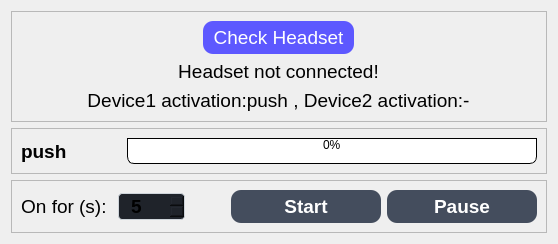
              <widget class="QWidget" name="SmartPage">
               <layout class="QVBoxLayout" name="verticalLayout_8">
                <item>
                 <widget class="QFrame" name="frame_24">
                  <property name="frameShape">
                   <enum>QFrame::StyledPanel</enum>
                  </property>
                  <property name="frameShadow">
                   <enum>QFrame::Raised</enum>
                  </property>
                  <layout class="QVBoxLayout" name="verticalLayout_20">
                   <item alignment="Qt::AlignHCenter">
                    <widget class="QPushButton" name="smartCheckBtn">
                     <property name="sizePolicy">
                      <sizepolicy hsizetype="Expanding" vsizetype="Maximum">
                       <horstretch>0</horstretch>
                       <verstretch>0</verstretch>
                      </sizepolicy>
                     </property>
                     <property name="font">
                      <font>
                       <pointsize>14</pointsize>
                      </font>
                     </property>
                     <property name="styleSheet">
                      <string notr="true">QPushButton{
	background-color:rgb(93, 88, 255);
	color:rgb(255, 255, 255);
	padding: 5px 10px; 
	border-top-left-radius: 10px;
	border-top-right-radius: 10px;
	border-bottom-left-radius: 10px;
	border-bottom-right-radius: 10px;
	border-left: 2px solidrgb(135, 153, 184);
	border-right: 2px solidrgb(135, 153, 184);
	border-top: 2px solidrgb(135, 153, 184);
	border-bottom: 2px solidrgb(135, 153, 184);
}
QPushButton:hover{
	background-color:rgb(43, 34, 173);
}
QPushButton:pressed{
	background-color:rgb(126, 255, 247);
}
</string>
                     </property>
                     <property name="text">
                      <string>Check Headset</string>
                     </property>
                     <property name="icon">
                      <iconset resource="../GRH-Home-BCI-git/resources.qrc">
                       <normaloff>:/icons/icons/headphones.svg</normaloff>:/icons/icons/headphones.svg</iconset>
                     </property>
                     <property name="iconSize">
                      <size>
                       <width>30</width>
                       <height>30</height>
                      </size>
                     </property>
                    </widget>
                   </item>
                   <item alignment="Qt::AlignHCenter">
                    <widget class="QLabel" name="smartHeadLabel">
                     <property name="font">
                      <font>
                       <pointsize>14</pointsize>
                      </font>
                     </property>
                     <property name="text">
                      <string>Headset not connected!</string>
                     </property>
                     <property name="alignment">
                      <set>Qt::AlignCenter</set>
                     </property>
                    </widget>
                   </item>
                   <item alignment="Qt::AlignHCenter">
                    <widget class="QLabel" name="smartStatLabel">
                     <property name="font">
                      <font>
                       <pointsize>14</pointsize>
                      </font>
                     </property>
                     <property name="text">
                      <string>Device1 activation:push , Device2 activation:-</string>
                     </property>
                     <property name="alignment">
                      <set>Qt::AlignCenter</set>
                     </property>
                    </widget>
                   </item>
                  </layout>
                 </widget>
                </item>
                <item>
                 <widget class="QFrame" name="frame_25">
                  <property name="frameShape">
                   <enum>QFrame::StyledPanel</enum>
                  </property>
                  <property name="frameShadow">
                   <enum>QFrame::Raised</enum>
                  </property>
                  <layout class="QHBoxLayout" name="horizontalLayout_11">
                   <item alignment="Qt::AlignLeft">
                    <widget class="QLabel" name="smartLabel">
                     <property name="sizePolicy">
                      <sizepolicy hsizetype="Fixed" vsizetype="Preferred">
                       <horstretch>0</horstretch>
                       <verstretch>0</verstretch>
                      </sizepolicy>
                     </property>
                     <property name="minimumSize">
                      <size>
                       <width>60</width>
                       <height>0</height>
                      </size>
                     </property>
                     <property name="font">
                      <font>
                       <pointsize>14</pointsize>
                       <weight>75</weight>
                       <bold>true</bold>
                      </font>
                     </property>
                     <property name="text">
                      <string>push</string>
                     </property>
                    </widget>
                   </item>
                   <item>
                    <spacer name="horizontalSpacer_11">
                     <property name="orientation">
                      <enum>Qt::Horizontal</enum>
                     </property>
                     <property name="sizeType">
                      <enum>QSizePolicy::Preferred</enum>
                     </property>
                     <property name="sizeHint" stdset="0">
                      <size>
                       <width>40</width>
                       <height>20</height>
                      </size>
                     </property>
                    </spacer>
                   </item>
                   <item>
                    <widget class="QProgressBar" name="smartProgressBar">
                     <property name="styleSheet">
                      <string notr="true">QProgressBar {
border: 1px solid black;
text-align: top;
padding: 1px;
border-bottom-right-radius: 7px;
border-bottom-left-radius: 7px;
background: QLinearGradient( x1: 0, y1: 0, x2: 1, y2: 0,
stop: 0 #fff,
stop: 0.4999 #eee,
stop: 0.5 #ddd,
stop: 1 #eee );
width: 15px;
}

QProgressBar::chunk {
background: QLinearGradient( x1: 0, y1: 0, x2: 1, y2: 0,
stop: 0 #78d,
stop: 0.4999 #46a,
stop: 0.5 #45a,
stop: 1 #238 );
border-bottom-right-radius: 7px;
border-bottom-left-radius: 7px;
border: 1px solid black;
}</string>
                     </property>
                     <property name="value">
                      <number>0</number>
                     </property>
                    </widget>
                   </item>
                  </layout>
                 </widget>
                </item>
                <item>
                 <widget class="QFrame" name="frame_26">
                  <property name="frameShape">
                   <enum>QFrame::StyledPanel</enum>
                  </property>
                  <property name="frameShadow">
                   <enum>QFrame::Raised</enum>
                  </property>
                  <layout class="QHBoxLayout" name="horizontalLayout_12">
                   <item>
                    <widget class="QLabel" name="label_6">
                     <property name="font">
                      <font>
                       <pointsize>14</pointsize>
                      </font>
                     </property>
                     <property name="text">
                      <string>On for (s): </string>
                     </property>
                     <property name="alignment">
                      <set>Qt::AlignCenter</set>
                     </property>
                    </widget>
                   </item>
                   <item>
                    <widget class="QSpinBox" name="smartSpinBox">
                     <property name="font">
                      <font>
                       <pointsize>14</pointsize>
                       <weight>75</weight>
                       <bold>true</bold>
                      </font>
                     </property>
                     <property name="styleSheet">
                      <string notr="true">QSpinBox{
	border:1px solid #ced4da;
	border-radius: 4px;
	padding-left:10px;	
	background : rgb(31, 35, 42);
}
</string>
                     </property>
                     <property name="minimum">
                      <number>5</number>
                     </property>
                     <property name="maximum">
                      <number>120</number>
                     </property>
                     <property name="singleStep">
                      <number>5</number>
                     </property>
                    </widget>
                   </item>
                   <item>
                    <spacer name="horizontalSpacer_12">
                     <property name="orientation">
                      <enum>Qt::Horizontal</enum>
                     </property>
                     <property name="sizeHint" stdset="0">
                      <size>
                       <width>40</width>
                       <height>20</height>
                      </size>
                     </property>
                    </spacer>
                   </item>
                   <item alignment="Qt::AlignHCenter">
                    <widget class="QPushButton" name="smartStartBtn">
                     <property name="sizePolicy">
                      <sizepolicy hsizetype="Expanding" vsizetype="Maximum">
                       <horstretch>0</horstretch>
                       <verstretch>0</verstretch>
                      </sizepolicy>
                     </property>
                     <property name="minimumSize">
                      <size>
                       <width>150</width>
                       <height>0</height>
                      </size>
                     </property>
                     <property name="font">
                      <font>
                       <pointsize>14</pointsize>
                       <weight>75</weight>
                       <bold>true</bold>
                      </font>
                     </property>
                     <property name="styleSheet">
                      <string notr="true">QPushButton{
	background-color:rgb(68, 77, 93);
	color:rgb(255, 255, 255);
	padding: 5px 10px; 
	border-top-left-radius: 10px;
	border-top-right-radius: 10px;
	border-bottom-left-radius: 10px;
	border-bottom-right-radius: 10px;
	border-left: 2px solidrgb(135, 153, 184);
	border-right: 2px solidrgb(135, 153, 184);
	border-top: 2px solidrgb(135, 153, 184);
	border-bottom: 2px solidrgb(135, 153, 184);
}
QPushButton:hover{
	background-color:rgb(148, 168, 202);
}
QPushButton:pressed{
	background-color:rgb(106, 255, 156);
}
</string>
                     </property>
                     <property name="text">
                      <string>Start</string>
                     </property>
                     <property name="icon">
                      <iconset resource="../GRH-Home-BCI-git/resources.qrc">
                       <normaloff>:/icons/icons/fast-forward.svg</normaloff>:/icons/icons/fast-forward.svg</iconset>
                     </property>
                     <property name="iconSize">
                      <size>
                       <width>30</width>
                       <height>30</height>
                      </size>
                     </property>
                    </widget>
                   </item>
                   <item alignment="Qt::AlignHCenter">
                    <widget class="QPushButton" name="smartPauseBtn">
                     <property name="sizePolicy">
                      <sizepolicy hsizetype="Expanding" vsizetype="Maximum">
                       <horstretch>0</horstretch>
                       <verstretch>0</verstretch>
                      </sizepolicy>
                     </property>
                     <property name="minimumSize">
                      <size>
                       <width>150</width>
                       <height>0</height>
                      </size>
                     </property>
                     <property name="font">
                      <font>
                       <pointsize>14</pointsize>
                       <weight>75</weight>
                       <bold>true</bold>
                      </font>
                     </property>
                     <property name="styleSheet">
                      <string notr="true">QPushButton{
	background-color:rgb(68, 77, 93);
	color:rgb(255, 255, 255);
	padding: 5px 10px; 
	border-top-left-radius: 10px;
	border-top-right-radius: 10px;
	border-bottom-left-radius: 10px;
	border-bottom-right-radius: 10px;
	border-left: 2px solidrgb(135, 153, 184);
	border-right: 2px solidrgb(135, 153, 184);
	border-top: 2px solidrgb(135, 153, 184);
	border-bottom: 2px solidrgb(135, 153, 184);
}
QPushButton:hover{
	background-color:rgb(148, 168, 202);
}
QPushButton:pressed{
	background-color:rgb(254, 255, 138);

}
</string>
                     </property>
                     <property name="text">
                      <string>Pause</string>
                     </property>
                     <property name="icon">
                      <iconset resource="../GRH-Home-BCI-git/resources.qrc">
                       <normaloff>:/icons/icons/pause.svg</normaloff>:/icons/icons/pause.svg</iconset>
                     </property>
                     <property name="iconSize">
                      <size>
                       <width>30</width>
                       <height>30</height>
                      </size>
                     </property>
                    </widget>
                   </item>
                  </layout>
                 </widget>
                </item>
               </layout>
              </widget>
